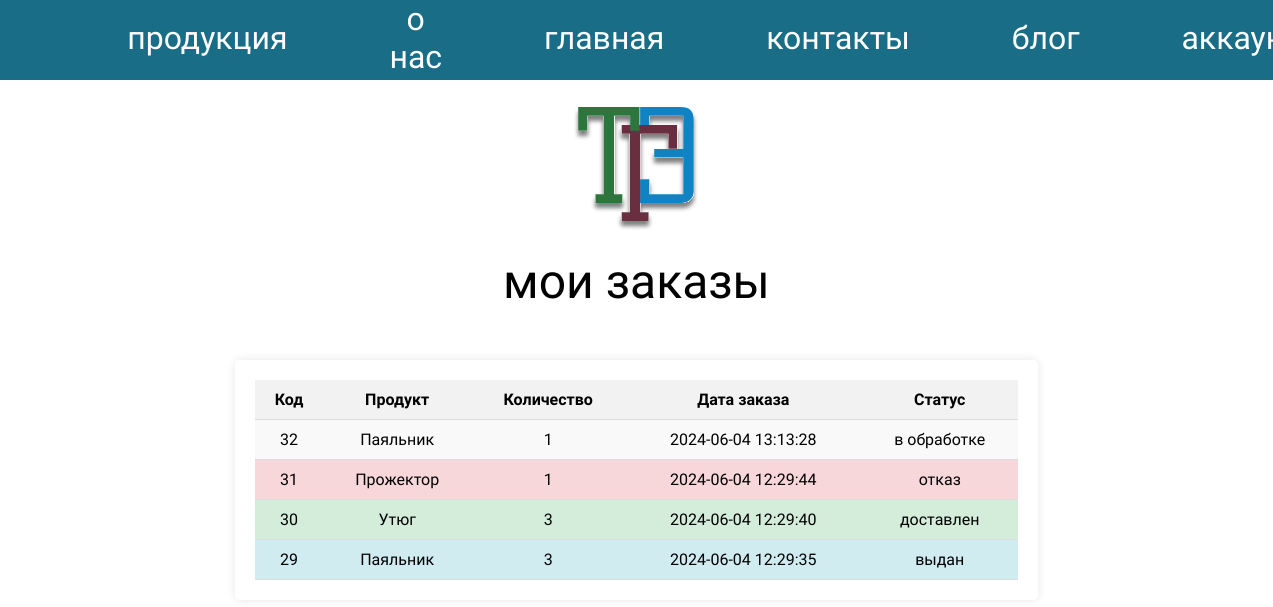
/user_orders.php (signed in), run on the app's committed database.
### tables this page shows
CREATE TABLE `Orders` (
  `OrderID` int NOT NULL,
  `UserID` int DEFAULT NULL,
  `ProductID` int DEFAULT NULL,
  `Quantity` int NOT NULL,
  `OrderDate` timestamp NULL DEFAULT CURRENT_TIMESTAMP,
  `OrderStatus` varchar(50) NOT NULL DEFAULT 'Pending'
);

CREATE TABLE `Products` (
  `ProductID` int NOT NULL,
  `ImagePath` varchar(255) NOT NULL,
  `Name` varchar(100) NOT NULL,
  `Description` text NOT NULL
);

### user_orders.php (the view, shortened to what this page needs)
<!DOCTYPE html>
<html lang="ru">
<head>
    <link rel="stylesheet" href="style.css">
</head>
<body>
<header>
    <div class="toolbar">
        <a href="product.php">продукция</a>
        <a href="about_me.php">о нас</a>
        <a href="index.php">главная</a>
        <a href="contacts.php">контакты</a>
        <a href="blog.php">блог</a>
        <a href="profile.php">аккаунт</a>
    </div>
</header>
<div class="content">
    <img src="img/logo_light.svg" alt="">
    <p class="title_page">мои заказы</p>
    <?php
    include 'config.php';
    $userID = $_SESSION['UserID'];
    $sqlOrders = "
        SELECT Orders.OrderID, Products.Name AS ProductName, Orders.Quantity, Orders.OrderDate, Orders.OrderStatus
        FROM Orders
        JOIN Products ON Orders.ProductID = Products.ProductID
        WHERE Orders.UserID = ?
        ORDER BY Orders.OrderDate DESC
    ";
    $stmt = $conn->prepare($sqlOrders);
    $stmt->bind_param("i", $userID);
    $stmt->execute();
    $result = $stmt->get_result();
    if ($result->num_rows > 0) {
        echo "<div class='orders_list'>";
        echo "<table>";
        echo "<tr><th>Код</th><th>Продукт</th><th>Количество</th><th>Дата заказа</th><th>Статус</th></tr>";
        while ($row = $result->fetch_assoc()) {
            $status_class = '';
            $status = mb_strtolower($row['OrderStatus'], 'UTF-8');
            if ($status == 'выдан') {
                $status_class = 'pending';
            } elseif ($status == 'доставлен') {
                $status_class = 'delivered';
            } elseif ($status == 'отказ') {
                $status_class = 'rejected';
            }
            echo "<tr class='$status_class'>";
            echo "<td>" . htmlspecialchars($row['OrderID']) . "</td>";
            echo "<td>" . htmlspecialchars($row['ProductName']) . "</td>";
            echo "<td>" . htmlspecialchars($row['Quantity']) . "</td>";
            echo "<td>" . htmlspecialchars($row['OrderDate']) . "</td>";
            echo "<td>" . htmlspecialchars($row['OrderStatus']) . "</td>";
            echo "</tr>";
        }
        echo "</table>";
        echo "</div>";
    } else {
        echo "<p>У вас нет заказов.</p>";
    }
    ?>
</div>
</body>
</html>

### style.css (style rules this page uses)
* { padding: 0 auto; margin: 0 auto; transition: 0.5s; }
body { font-family: 'Jura'; }
header { display: flex; width: 100%; background-color: #196D87; height: 80px; }
.toolbar { width: 80%; display: flex; text-align: center; align-items: center; gap: 10%; }
.toolbar a { font-size: 32px; color: #fff; text-decoration: none; position: relative; padding-bottom: 5px; }
.toolbar a::before, .toolbar a::after { content: ""; position: absolute; width: 0; height: 2px; bottom: 0; background-color: #fff; transition: all 0.5s ease; }
.toolbar a::before { left: 50%; }
.toolbar a::after { right: 50%; }
.content { display: flex; flex-direction: column; text-align: center; }
.title_page { font-size: 48px; }
.orders_list .pending { background-color: #d1ecf1 !important; }
.orders_list .delivered { background-color: #d4edda !important; }
.orders_list .rejected { background-color: #f8d7da !important; }
.orders_list { width: 60%; margin-top: 50px; margin-bottom: 50px; padding: 20px; border-radius: 5px; box-shadow: 0 0 10px rgba(0, 0, 0, 0.1); }
.orders_list table { width: 100%; border-collapse: collapse; }
.orders_list th, .orders_list td { padding: 10px; border-bottom: 1px solid #ddd; text-align: center; }
.orders_list th { background-color: #f2f2f2; }
.orders_list tr:nth-child(even) { background-color: #f9f9f9; }

### data on the page
orders: OrderID "32", ProductID.Name "Паяльник", Quantity "1", OrderDate "2024-06-04 13:13:28", OrderStatus "в обработке"
orders: OrderID "31", ProductID.Name "Прожектор", Quantity "1", OrderDate "2024-06-04 12:29:44", OrderStatus "отказ"
orders: OrderID "30", ProductID.Name "Утюг", Quantity "3", OrderDate "2024-06-04 12:29:40", OrderStatus "доставлен"
orders: OrderID "29", ProductID.Name "Паяльник", Quantity "3", OrderDate "2024-06-04 12:29:35", OrderStatus "выдан"
